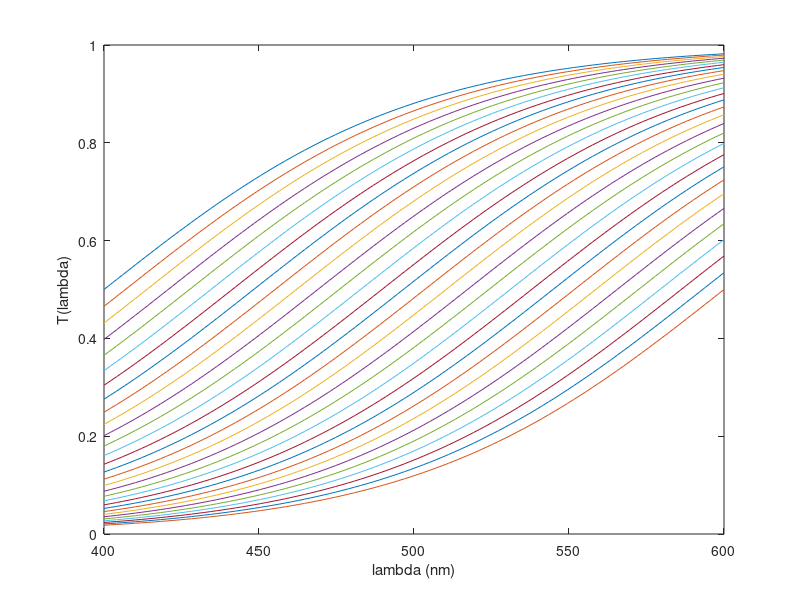
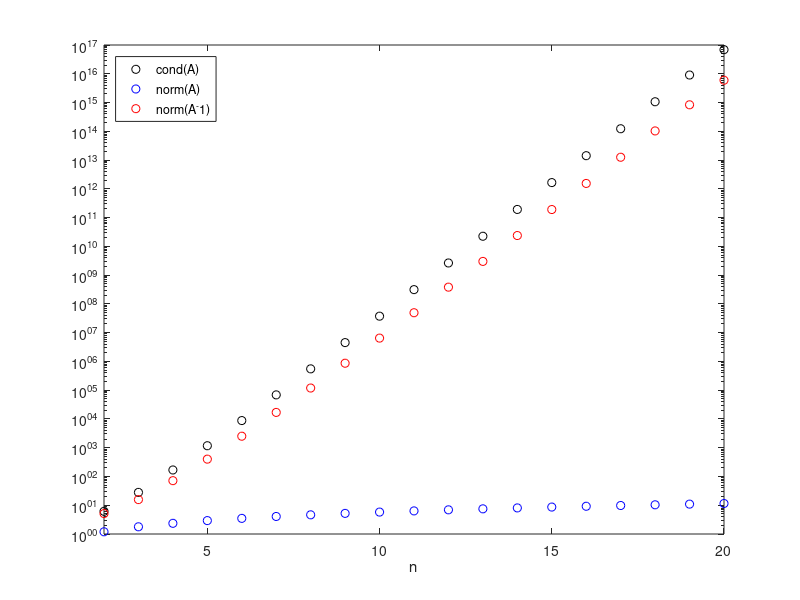
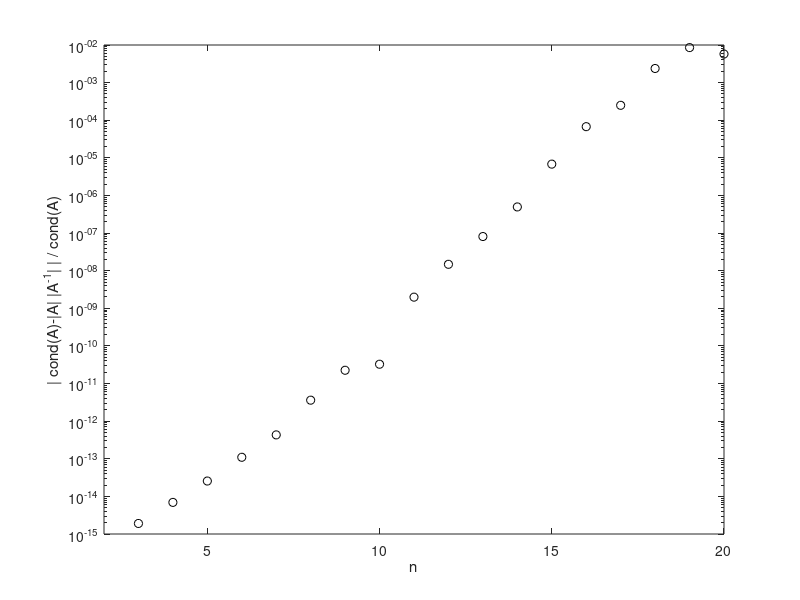
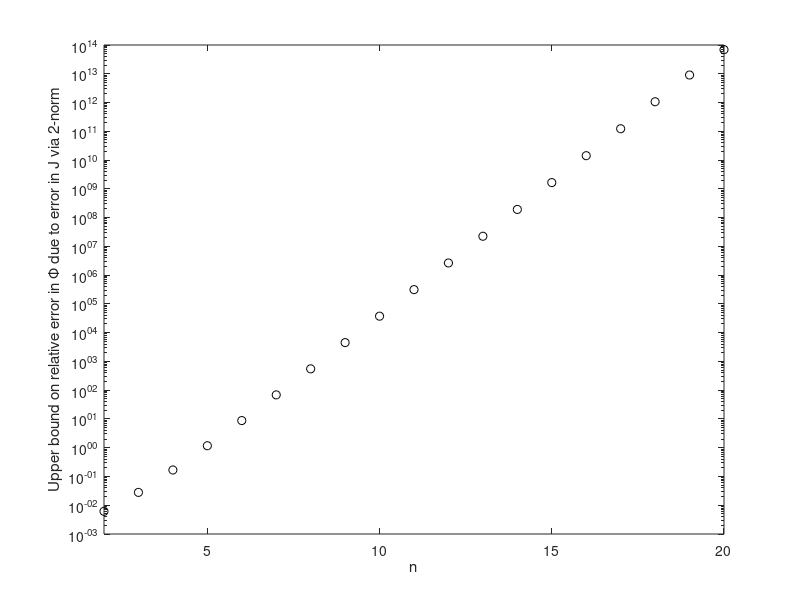

These charts were generated, in order, by the following MATLAB code:
function swan_HW0_P3
%Problem based on 'A colloidal quantum dot spectrometer' by Bao and Bawendi
%Nature 523:67, 2015
% Created August 3, 2015 Jim Swan

% Part 1
% Plot the tranmission spectra 
n_f = 30; %value provided in problem statement
n_lambda = 100; %value provided in problem statement

% Build transmission spectra matrix
A = Construct_A( n_f, n_lambda );

% Create plot
figure;
plot( linspace( 400, 600, n_lambda ), A' );
xlabel( 'lambda (nm)' );
ylabel( 'T(lambda)' );


% Part 3
% Find A for values of n_lambda = n_f = n from 2 to 20
% Plot the condition number, norm(A) and norm(inv(A))

% initialize storage variables
condA = zeros(1,19);
normAinv = zeros(1,19);
normA = zeros(1,19);

for n = 2:20
    % build the transmission spectrum
    A = Construct_A( n, n );
    
    condA( n-1 ) = cond( A ); %find the condition number
    normAinv( n-1 ) = norm( inv( A ) ); %find the norm of the inverse
    normA( n-1 ) = norm( A ); %find the norm
    
end; %end loop through sizes

% Plot the results
figure;
semilogy( 2:20, condA, 'ko' );
hold on;
semilogy( 2:20, normA, 'bo' );
semilogy( 2:20, normAinv, 'ro' );
hold off;
legend( 'cond(A)', 'norm(A)', 'norm(A^-1)', 'Location', 'NorthWest' );
xlabel('n');
xlim( [ 2 20 ] );

% Plot the difference between cond(A) and ||A||*||A^-1||
figure;
semilogy( 2:20, abs( ( condA - normA .* normAinv ) ./ condA ), 'ko' )
xlabel( 'n' );
ylabel( '| cond(A)-|A| |A^{-1}| | / cond(A)' );
xlim( [ 2 20 ] );

% Part 4
% The error bound is shown to be ||dPhi||/||Phi|| = 10^-3*cond(A) (see
% solution for details). Plot n vs error bound.
figure;
semilogy( 2:20, 10^-3 * condA, 'ko' );
xlabel( 'n' );
ylabel( 'Upper bound on relative error in \Phi due to error in J via 2-norm' );
xlim( [ 2 20 ] );

% Part 5
% Upper bound of the relative error in Phi in terms of the relative error
% in the transmission spectra (see solutions for details). Plot n vs error
% bound
figure;
semilogy( 2:20, 10^-3 * condA ./ ( 1 - 10^-3 * condA ) ./ ( condA < 10^3 ), 'ko' );
xlabel( 'n' );
ylabel( 'Upper bound on relative error in \Phi due to error in T via inf-norm' );
xlim( [ 2 20 ] );

end %end main function
        
function res = Construct_A( n_f, n_lambda )
% function to create the transmission spectra 
% inputs:   n_f - scalar, number of films in the array
%           n_lambda - scalar, number of wavelengths at which the incident  
%               light will be sampled  
% outputs:  res - matrix (n_f x n_lambda), simulated transmission spectrum

    w = 50; %specified parameter
    s = @(i) 400 + 200 * ( i - 1 ) / ( n_f - 1 ); %parameter, function of number of films
    T = @(i, lambda) 1 / ( 1 + exp( -( lambda - s( i ) ) / w ) ); %function for transmission spectrum

    lambda = linspace( 400, 600, n_lambda ); %create vector of lambda values, evenly spaced

    res = zeros(n_f, n_lambda); %initialize res
    
    for i = 1:n_f

        for j = 1:n_lambda

            res( i, j ) = T( i, lambda( j ) ); %populate res based on transmission spectrum
            
        end; %end loop through columns
        
    end; %end loop through rows
    
end %end function statement
        
        
        
